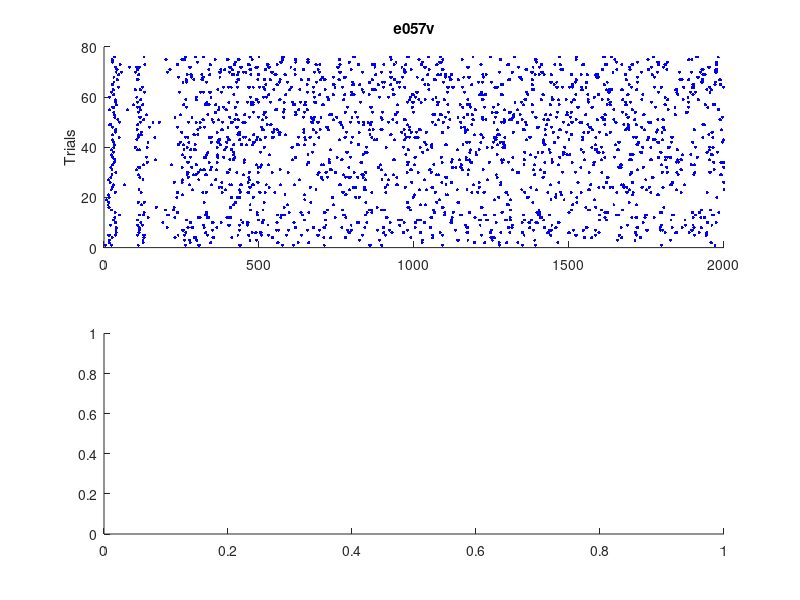

Recreate this plot in MATLAB. (Note: this script raises an error after producing the figure.)
% Plot a raster along with the psth...

load('nsa2009_1.mat')
x = input('Enter neuron number: ');

% Plot the spike raster
subplot(2,1,1); 
for i=1:length(data(x).spks)
	spikeinfo = data(x).spks{1,i};

	trial_temp = zeros (1, length(spikeinfo));
	trial = trial_temp +i;

	scatter(spikeinfo, trial, 5, 'b', 'filled');
	hold on
end

title (data(x).name)
ylabel('Trials')

% Plot the PSTH
binsize = 5;
maxTime = 2000;

subplot(2,1,2); 
bin_edges = linspace(0,2000,2000/binsize+1);
spikeinfo_temp = zeros (1, length(bin_edges)-1);
for i=1:length(data(x).spks)
    spikeinfo = data(x).spks{1,i};
    n = histcounts(spikeinfo,bin_edges);
    spikeinfo_temp = spikeinfo_temp+n;
end
bar(spikeinfo_temp,1) 

bin_centers = bin_edges(1:end-1)+mean(diff(bin_edges))/2;
bar(bin_centers,spikeinfo_temp,1) %draws the bars at the locations specified by x.
xlim([0 2000])

xlabel('time[ms]') 
ylabel('Counts')



